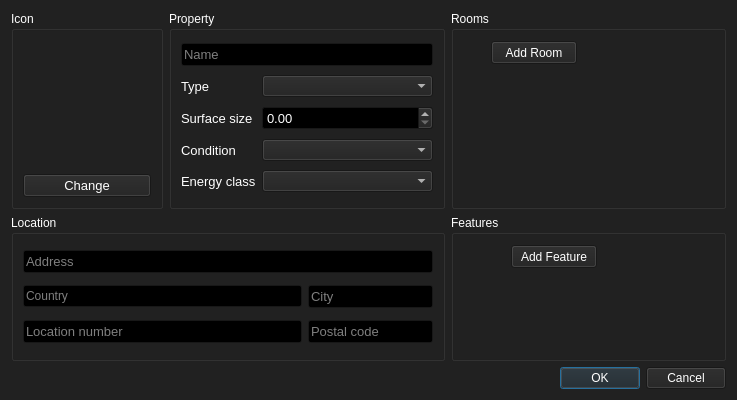
<?xml version="1.0" encoding="UTF-8"?>
<ui version="4.0">
 <class>W_Property_Creator</class>
 <widget class="QWidget" name="W_Property_Creator">
  <property name="geometry">
   <rect>
    <x>0</x>
    <y>0</y>
    <width>737</width>
    <height>400</height>
   </rect>
  </property>
  <property name="palette">
   <palette>
    <active>
     <colorrole role="WindowText">
      <brush brushstyle="SolidPattern">
       <color alpha="255">
        <red>255</red>
        <green>255</green>
        <blue>255</blue>
       </color>
      </brush>
     </colorrole>
     <colorrole role="Button">
      <brush brushstyle="SolidPattern">
       <color alpha="255">
        <red>33</red>
        <green>33</green>
        <blue>33</blue>
       </color>
      </brush>
     </colorrole>
     <colorrole role="Light">
      <brush brushstyle="SolidPattern">
       <color alpha="255">
        <red>49</red>
        <green>49</green>
        <blue>49</blue>
       </color>
      </brush>
     </colorrole>
     <colorrole role="Midlight">
      <brush brushstyle="SolidPattern">
       <color alpha="255">
        <red>41</red>
        <green>41</green>
        <blue>41</blue>
       </color>
      </brush>
     </colorrole>
     <colorrole role="Dark">
      <brush brushstyle="SolidPattern">
       <color alpha="255">
        <red>16</red>
        <green>16</green>
        <blue>16</blue>
       </color>
      </brush>
     </colorrole>
     <colorrole role="Mid">
      <brush brushstyle="SolidPattern">
       <color alpha="255">
        <red>22</red>
        <green>22</green>
        <blue>22</blue>
       </color>
      </brush>
     </colorrole>
     <colorrole role="Text">
      <brush brushstyle="SolidPattern">
       <color alpha="255">
        <red>255</red>
        <green>255</green>
        <blue>255</blue>
       </color>
      </brush>
     </colorrole>
     <colorrole role="BrightText">
      <brush brushstyle="SolidPattern">
       <color alpha="255">
        <red>255</red>
        <green>255</green>
        <blue>255</blue>
       </color>
      </brush>
     </colorrole>
     <colorrole role="ButtonText">
      <brush brushstyle="SolidPattern">
       <color alpha="255">
        <red>255</red>
        <green>255</green>
        <blue>255</blue>
       </color>
      </brush>
     </colorrole>
     <colorrole role="Base">
      <brush brushstyle="SolidPattern">
       <color alpha="255">
        <red>0</red>
        <green>0</green>
        <blue>0</blue>
       </color>
      </brush>
     </colorrole>
     <colorrole role="Window">
      <brush brushstyle="SolidPattern">
       <color alpha="255">
        <red>33</red>
        <green>33</green>
        <blue>33</blue>
       </color>
      </brush>
     </colorrole>
     <colorrole role="Shadow">
      <brush brushstyle="SolidPattern">
       <color alpha="255">
        <red>0</red>
        <green>0</green>
        <blue>0</blue>
       </color>
      </brush>
     </colorrole>
     <colorrole role="AlternateBase">
      <brush brushstyle="SolidPattern">
       <color alpha="255">
        <red>16</red>
        <green>16</green>
        <blue>16</blue>
       </color>
      </brush>
     </colorrole>
     <colorrole role="ToolTipBase">
      <brush brushstyle="SolidPattern">
       <color alpha="255">
        <red>255</red>
        <green>255</green>
        <blue>220</blue>
       </color>
      </brush>
     </colorrole>
     <colorrole role="ToolTipText">
      <brush brushstyle="SolidPattern">
       <color alpha="255">
        <red>0</red>
        <green>0</green>
        <blue>0</blue>
       </color>
      </brush>
     </colorrole>
     <colorrole role="PlaceholderText">
      <brush brushstyle="SolidPattern">
       <color alpha="127">
        <red>255</red>
        <green>255</green>
        <blue>255</blue>
       </color>
      </brush>
     </colorrole>
     <colorrole role="Accent">
      <brush brushstyle="SolidPattern">
       <color alpha="255">
        <red>0</red>
        <green>0</green>
        <blue>0</blue>
       </color>
      </brush>
     </colorrole>
    </active>
    <inactive>
     <colorrole role="WindowText">
      <brush brushstyle="SolidPattern">
       <color alpha="255">
        <red>255</red>
        <green>255</green>
        <blue>255</blue>
       </color>
      </brush>
     </colorrole>
     <colorrole role="Button">
      <brush brushstyle="SolidPattern">
       <color alpha="255">
        <red>33</red>
        <green>33</green>
        <blue>33</blue>
       </color>
      </brush>
     </colorrole>
     <colorrole role="Light">
      <brush brushstyle="SolidPattern">
       <color alpha="255">
        <red>49</red>
        <green>49</green>
        <blue>49</blue>
       </color>
      </brush>
     </colorrole>
     <colorrole role="Midlight">
      <brush brushstyle="SolidPattern">
       <color alpha="255">
        <red>41</red>
        <green>41</green>
        <blue>41</blue>
       </color>
      </brush>
     </colorrole>
     <colorrole role="Dark">
      <brush brushstyle="SolidPattern">
       <color alpha="255">
        <red>16</red>
        <green>16</green>
        <blue>16</blue>
       </color>
      </brush>
     </colorrole>
     <colorrole role="Mid">
      <brush brushstyle="SolidPattern">
       <color alpha="255">
        <red>22</red>
        <green>22</green>
        <blue>22</blue>
       </color>
      </brush>
     </colorrole>
     <colorrole role="Text">
      <brush brushstyle="SolidPattern">
       <color alpha="255">
        <red>255</red>
        <green>255</green>
        <blue>255</blue>
       </color>
      </brush>
     </colorrole>
     <colorrole role="BrightText">
      <brush brushstyle="SolidPattern">
       <color alpha="255">
        <red>255</red>
        <green>255</green>
        <blue>255</blue>
       </color>
      </brush>
     </colorrole>
     <colorrole role="ButtonText">
      <brush brushstyle="SolidPattern">
       <color alpha="255">
        <red>255</red>
        <green>255</green>
        <blue>255</blue>
       </color>
      </brush>
     </colorrole>
     <colorrole role="Base">
      <brush brushstyle="SolidPattern">
       <color alpha="255">
        <red>0</red>
        <green>0</green>
        <blue>0</blue>
       </color>
      </brush>
     </colorrole>
     <colorrole role="Window">
      <brush brushstyle="SolidPattern">
       <color alpha="255">
        <red>33</red>
        <green>33</green>
        <blue>33</blue>
       </color>
      </brush>
     </colorrole>
     <colorrole role="Shadow">
      <brush brushstyle="SolidPattern">
       <color alpha="255">
        <red>0</red>
        <green>0</green>
        <blue>0</blue>
       </color>
      </brush>
     </colorrole>
     <colorrole role="AlternateBase">
      <brush brushstyle="SolidPattern">
       <color alpha="255">
        <red>16</red>
        <green>16</green>
        <blue>16</blue>
       </color>
      </brush>
     </colorrole>
     <colorrole role="ToolTipBase">
      <brush brushstyle="SolidPattern">
       <color alpha="255">
        <red>255</red>
        <green>255</green>
        <blue>220</blue>
       </color>
      </brush>
     </colorrole>
     <colorrole role="ToolTipText">
      <brush brushstyle="SolidPattern">
       <color alpha="255">
        <red>0</red>
        <green>0</green>
        <blue>0</blue>
       </color>
      </brush>
     </colorrole>
     <colorrole role="PlaceholderText">
      <brush brushstyle="SolidPattern">
       <color alpha="127">
        <red>255</red>
        <green>255</green>
        <blue>255</blue>
       </color>
      </brush>
     </colorrole>
     <colorrole role="Accent">
      <brush brushstyle="SolidPattern">
       <color alpha="255">
        <red>0</red>
        <green>0</green>
        <blue>0</blue>
       </color>
      </brush>
     </colorrole>
    </inactive>
    <disabled>
     <colorrole role="WindowText">
      <brush brushstyle="SolidPattern">
       <color alpha="255">
        <red>16</red>
        <green>16</green>
        <blue>16</blue>
       </color>
      </brush>
     </colorrole>
     <colorrole role="Button">
      <brush brushstyle="SolidPattern">
       <color alpha="255">
        <red>33</red>
        <green>33</green>
        <blue>33</blue>
       </color>
      </brush>
     </colorrole>
     <colorrole role="Light">
      <brush brushstyle="SolidPattern">
       <color alpha="255">
        <red>49</red>
        <green>49</green>
        <blue>49</blue>
       </color>
      </brush>
     </colorrole>
     <colorrole role="Midlight">
      <brush brushstyle="SolidPattern">
       <color alpha="255">
        <red>41</red>
        <green>41</green>
        <blue>41</blue>
       </color>
      </brush>
     </colorrole>
     <colorrole role="Dark">
      <brush brushstyle="SolidPattern">
       <color alpha="255">
        <red>16</red>
        <green>16</green>
        <blue>16</blue>
       </color>
      </brush>
     </colorrole>
     <colorrole role="Mid">
      <brush brushstyle="SolidPattern">
       <color alpha="255">
        <red>22</red>
        <green>22</green>
        <blue>22</blue>
       </color>
      </brush>
     </colorrole>
     <colorrole role="Text">
      <brush brushstyle="SolidPattern">
       <color alpha="255">
        <red>16</red>
        <green>16</green>
        <blue>16</blue>
       </color>
      </brush>
     </colorrole>
     <colorrole role="BrightText">
      <brush brushstyle="SolidPattern">
       <color alpha="255">
        <red>255</red>
        <green>255</green>
        <blue>255</blue>
       </color>
      </brush>
     </colorrole>
     <colorrole role="ButtonText">
      <brush brushstyle="SolidPattern">
       <color alpha="255">
        <red>16</red>
        <green>16</green>
        <blue>16</blue>
       </color>
      </brush>
     </colorrole>
     <colorrole role="Base">
      <brush brushstyle="SolidPattern">
       <color alpha="255">
        <red>33</red>
        <green>33</green>
        <blue>33</blue>
       </color>
      </brush>
     </colorrole>
     <colorrole role="Window">
      <brush brushstyle="SolidPattern">
       <color alpha="255">
        <red>33</red>
        <green>33</green>
        <blue>33</blue>
       </color>
      </brush>
     </colorrole>
     <colorrole role="Shadow">
      <brush brushstyle="SolidPattern">
       <color alpha="255">
        <red>0</red>
        <green>0</green>
        <blue>0</blue>
       </color>
      </brush>
     </colorrole>
     <colorrole role="AlternateBase">
      <brush brushstyle="SolidPattern">
       <color alpha="255">
        <red>33</red>
        <green>33</green>
        <blue>33</blue>
       </color>
      </brush>
     </colorrole>
     <colorrole role="ToolTipBase">
      <brush brushstyle="SolidPattern">
       <color alpha="255">
        <red>255</red>
        <green>255</green>
        <blue>220</blue>
       </color>
      </brush>
     </colorrole>
     <colorrole role="ToolTipText">
      <brush brushstyle="SolidPattern">
       <color alpha="255">
        <red>0</red>
        <green>0</green>
        <blue>0</blue>
       </color>
      </brush>
     </colorrole>
     <colorrole role="PlaceholderText">
      <brush brushstyle="SolidPattern">
       <color alpha="127">
        <red>16</red>
        <green>16</green>
        <blue>16</blue>
       </color>
      </brush>
     </colorrole>
     <colorrole role="Accent">
      <brush brushstyle="SolidPattern">
       <color alpha="255">
        <red>23</red>
        <green>23</green>
        <blue>23</blue>
       </color>
      </brush>
     </colorrole>
    </disabled>
   </palette>
  </property>
  <property name="windowTitle">
   <string>Building Creator</string>
  </property>
  <property name="windowIcon">
   <iconset resource="../../resources/icons.qrc">
    <normaloff>:/assets/gargoyle-house.svg</normaloff>:/assets/gargoyle-house.svg</iconset>
  </property>
  <layout class="QGridLayout" name="gridLayout">
   <item row="2" column="0" colspan="2">
    <widget class="QGroupBox" name="groupBox_2">
     <property name="title">
      <string>Location</string>
     </property>
     <layout class="QGridLayout" name="gridLayout_4">
      <item row="1" column="0" colspan="2">
       <widget class="QLineEdit" name="le_address">
        <property name="sizePolicy">
         <sizepolicy hsizetype="Preferred" vsizetype="Maximum">
          <horstretch>0</horstretch>
          <verstretch>0</verstretch>
         </sizepolicy>
        </property>
        <property name="font">
         <font>
          <pointsize>10</pointsize>
         </font>
        </property>
        <property name="toolTip">
         <string>Address</string>
        </property>
        <property name="styleSheet">
         <string notr="true"/>
        </property>
        <property name="text">
         <string/>
        </property>
        <property name="placeholderText">
         <string>Address</string>
        </property>
       </widget>
      </item>
      <item row="5" column="0">
       <widget class="QLineEdit" name="le_location_number">
        <property name="sizePolicy">
         <sizepolicy hsizetype="Preferred" vsizetype="Maximum">
          <horstretch>0</horstretch>
          <verstretch>0</verstretch>
         </sizepolicy>
        </property>
        <property name="font">
         <font>
          <pointsize>10</pointsize>
         </font>
        </property>
        <property name="toolTip">
         <string>Location number</string>
        </property>
        <property name="styleSheet">
         <string notr="true"/>
        </property>
        <property name="placeholderText">
         <string>Location number</string>
        </property>
       </widget>
      </item>
      <item row="4" column="1">
       <widget class="QLineEdit" name="le_city">
        <property name="sizePolicy">
         <sizepolicy hsizetype="Preferred" vsizetype="Maximum">
          <horstretch>0</horstretch>
          <verstretch>0</verstretch>
         </sizepolicy>
        </property>
        <property name="font">
         <font>
          <pointsize>10</pointsize>
         </font>
        </property>
        <property name="toolTip">
         <string>City</string>
        </property>
        <property name="styleSheet">
         <string notr="true"/>
        </property>
        <property name="placeholderText">
         <string>City</string>
        </property>
       </widget>
      </item>
      <item row="5" column="1">
       <widget class="QLineEdit" name="le_postal_code">
        <property name="sizePolicy">
         <sizepolicy hsizetype="Preferred" vsizetype="Maximum">
          <horstretch>0</horstretch>
          <verstretch>0</verstretch>
         </sizepolicy>
        </property>
        <property name="font">
         <font>
          <pointsize>10</pointsize>
         </font>
        </property>
        <property name="toolTip">
         <string>Postal code</string>
        </property>
        <property name="styleSheet">
         <string notr="true"/>
        </property>
        <property name="placeholderText">
         <string>Postal code</string>
        </property>
       </widget>
      </item>
      <item row="4" column="0">
       <widget class="QLineEdit" name="le_country">
        <property name="toolTip">
         <string>Country</string>
        </property>
        <property name="inputMask">
         <string/>
        </property>
        <property name="text">
         <string/>
        </property>
        <property name="placeholderText">
         <string>Country</string>
        </property>
       </widget>
      </item>
     </layout>
    </widget>
   </item>
   <item row="0" column="0">
    <widget class="QGroupBox" name="groupBox">
     <property name="sizePolicy">
      <sizepolicy hsizetype="Maximum" vsizetype="Preferred">
       <horstretch>0</horstretch>
       <verstretch>0</verstretch>
      </sizepolicy>
     </property>
     <property name="title">
      <string>Icon</string>
     </property>
     <layout class="QGridLayout" name="gridLayout_2">
      <item row="0" column="0">
       <widget class="QLabel" name="l_icon">
        <property name="sizePolicy">
         <sizepolicy hsizetype="Preferred" vsizetype="Preferred">
          <horstretch>0</horstretch>
          <verstretch>0</verstretch>
         </sizepolicy>
        </property>
        <property name="minimumSize">
         <size>
          <width>128</width>
          <height>128</height>
         </size>
        </property>
        <property name="maximumSize">
         <size>
          <width>128</width>
          <height>128</height>
         </size>
        </property>
        <property name="styleSheet">
         <string notr="true"/>
        </property>
        <property name="text">
         <string/>
        </property>
        <property name="pixmap">
         <pixmap resource="../../resources/icons.qrc">:/assets/com.github.lainsce.aesop.svg</pixmap>
        </property>
        <property name="scaledContents">
         <bool>true</bool>
        </property>
        <property name="alignment">
         <set>Qt::AlignmentFlag::AlignCenter</set>
        </property>
       </widget>
      </item>
      <item row="1" column="0">
       <widget class="QPushButton" name="b_icon">
        <property name="font">
         <font>
          <pointsize>10</pointsize>
         </font>
        </property>
        <property name="text">
         <string>Change</string>
        </property>
       </widget>
      </item>
     </layout>
    </widget>
   </item>
   <item row="0" column="1">
    <widget class="QGroupBox" name="groupBox_3">
     <property name="title">
      <string>Property</string>
     </property>
     <layout class="QGridLayout" name="gridLayout_3">
      <item row="4" column="1">
       <widget class="QComboBox" name="cb_energy"/>
      </item>
      <item row="2" column="0">
       <widget class="QLabel" name="label">
        <property name="sizePolicy">
         <sizepolicy hsizetype="Maximum" vsizetype="Preferred">
          <horstretch>0</horstretch>
          <verstretch>0</verstretch>
         </sizepolicy>
        </property>
        <property name="font">
         <font>
          <pointsize>10</pointsize>
         </font>
        </property>
        <property name="text">
         <string>Surface size</string>
        </property>
       </widget>
      </item>
      <item row="3" column="0">
       <widget class="QLabel" name="label_2">
        <property name="sizePolicy">
         <sizepolicy hsizetype="Maximum" vsizetype="Preferred">
          <horstretch>0</horstretch>
          <verstretch>0</verstretch>
         </sizepolicy>
        </property>
        <property name="font">
         <font>
          <pointsize>10</pointsize>
         </font>
        </property>
        <property name="text">
         <string>Condition</string>
        </property>
       </widget>
      </item>
      <item row="4" column="0">
       <widget class="QLabel" name="label_3">
        <property name="sizePolicy">
         <sizepolicy hsizetype="Maximum" vsizetype="Preferred">
          <horstretch>0</horstretch>
          <verstretch>0</verstretch>
         </sizepolicy>
        </property>
        <property name="font">
         <font>
          <pointsize>10</pointsize>
         </font>
        </property>
        <property name="text">
         <string>Energy class</string>
        </property>
       </widget>
      </item>
      <item row="1" column="0">
       <widget class="QLabel" name="label_4">
        <property name="sizePolicy">
         <sizepolicy hsizetype="Maximum" vsizetype="Preferred">
          <horstretch>0</horstretch>
          <verstretch>0</verstretch>
         </sizepolicy>
        </property>
        <property name="font">
         <font>
          <pointsize>10</pointsize>
         </font>
        </property>
        <property name="text">
         <string>Type</string>
        </property>
       </widget>
      </item>
      <item row="3" column="1">
       <widget class="QComboBox" name="cb_condition"/>
      </item>
      <item row="2" column="1">
       <widget class="QDoubleSpinBox" name="dsb_surface_size">
        <property name="font">
         <font>
          <pointsize>10</pointsize>
         </font>
        </property>
       </widget>
      </item>
      <item row="1" column="1">
       <widget class="QComboBox" name="cb_type"/>
      </item>
      <item row="0" column="0" colspan="2">
       <widget class="QLineEdit" name="le_name">
        <property name="sizePolicy">
         <sizepolicy hsizetype="Preferred" vsizetype="Maximum">
          <horstretch>0</horstretch>
          <verstretch>0</verstretch>
         </sizepolicy>
        </property>
        <property name="font">
         <font>
          <pointsize>10</pointsize>
         </font>
        </property>
        <property name="styleSheet">
         <string notr="true"/>
        </property>
        <property name="text">
         <string/>
        </property>
        <property name="placeholderText">
         <string>Name</string>
        </property>
       </widget>
      </item>
     </layout>
    </widget>
   </item>
   <item row="0" column="2">
    <widget class="QGroupBox" name="groupBox_4">
     <property name="title">
      <string>Rooms</string>
     </property>
     <widget class="QPushButton" name="pushButton">
      <property name="geometry">
       <rect>
        <x>40</x>
        <y>30</y>
        <width>86</width>
        <height>23</height>
       </rect>
      </property>
      <property name="text">
       <string>Add Room</string>
      </property>
     </widget>
    </widget>
   </item>
   <item row="2" column="2">
    <widget class="QGroupBox" name="groupBox_5">
     <property name="title">
      <string>Features</string>
     </property>
     <widget class="QPushButton" name="pushButton_2">
      <property name="geometry">
       <rect>
        <x>60</x>
        <y>30</y>
        <width>86</width>
        <height>23</height>
       </rect>
      </property>
      <property name="text">
       <string>Add Feature</string>
      </property>
     </widget>
    </widget>
   </item>
   <item row="3" column="1" colspan="2">
    <widget class="QDialogButtonBox" name="buttonBox">
     <property name="orientation">
      <enum>Qt::Orientation::Horizontal</enum>
     </property>
     <property name="standardButtons">
      <set>QDialogButtonBox::StandardButton::Cancel|QDialogButtonBox::StandardButton::Ok</set>
     </property>
    </widget>
   </item>
  </layout>
 </widget>
 <resources>
  <include location="../../resources/icons.qrc"/>
 </resources>
 <connections/>
</ui>
